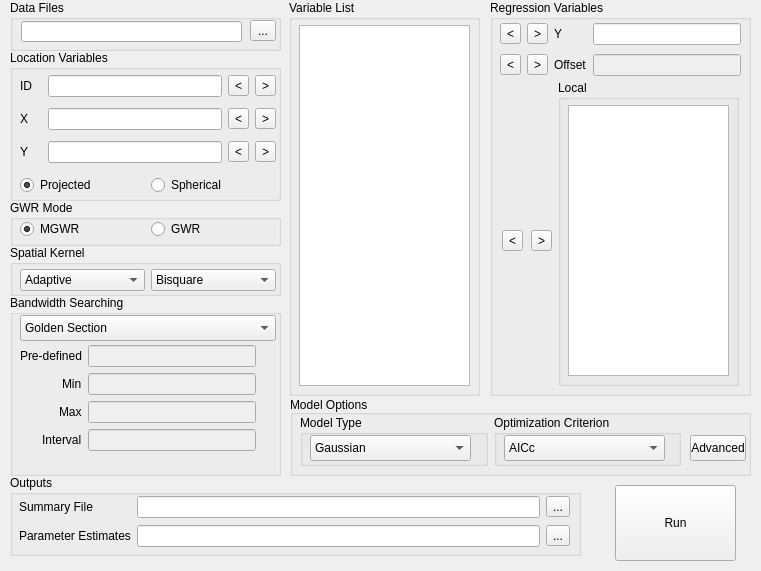
<?xml version="1.0" encoding="UTF-8"?>
<ui version="4.0">
 <class>Dialog</class>
 <widget class="QDialog" name="Dialog">
  <property name="geometry">
   <rect>
    <x>0</x>
    <y>0</y>
    <width>761</width>
    <height>571</height>
   </rect>
  </property>
  <property name="sizePolicy">
   <sizepolicy hsizetype="Fixed" vsizetype="Fixed">
    <horstretch>0</horstretch>
    <verstretch>0</verstretch>
   </sizepolicy>
  </property>
  <property name="maximumSize">
   <size>
    <width>764</width>
    <height>618</height>
   </size>
  </property>
  <property name="sizeIncrement">
   <size>
    <width>0</width>
    <height>0</height>
   </size>
  </property>
  <property name="windowTitle">
   <string>MGWR 1.0</string>
  </property>
  <property name="layoutDirection">
   <enum>Qt::LeftToRight</enum>
  </property>
  <property name="autoFillBackground">
   <bool>false</bool>
  </property>
  <widget class="QGroupBox" name="groupBox_2">
   <property name="geometry">
    <rect>
     <x>289</x>
     <y>0</y>
     <width>191</width>
     <height>396</height>
    </rect>
   </property>
   <property name="title">
    <string>Variable List</string>
   </property>
   <widget class="QListWidget" name="variableList">
    <property name="geometry">
     <rect>
      <x>10</x>
      <y>25</y>
      <width>171</width>
      <height>361</height>
     </rect>
    </property>
    <property name="focusPolicy">
     <enum>Qt::ClickFocus</enum>
    </property>
    <property name="frameShape">
     <enum>QFrame::StyledPanel</enum>
    </property>
    <property name="editTriggers">
     <set>QAbstractItemView::NoEditTriggers</set>
    </property>
    <property name="dragEnabled">
     <bool>false</bool>
    </property>
    <property name="dragDropMode">
     <enum>QAbstractItemView::NoDragDrop</enum>
    </property>
    <property name="selectionMode">
     <enum>QAbstractItemView::ExtendedSelection</enum>
    </property>
    <property name="resizeMode">
     <enum>QListView::Fixed</enum>
    </property>
   </widget>
  </widget>
  <widget class="QGroupBox" name="groupBox_6">
   <property name="geometry">
    <rect>
     <x>490</x>
     <y>0</y>
     <width>261</width>
     <height>396</height>
    </rect>
   </property>
   <property name="title">
    <string>Regression Variables</string>
   </property>
   <widget class="QWidget" name="gridLayoutWidget">
    <property name="geometry">
     <rect>
      <x>10</x>
      <y>20</y>
      <width>241</width>
      <height>61</height>
     </rect>
    </property>
    <layout class="QGridLayout" name="gridLayout">
     <item row="0" column="0">
      <widget class="QToolButton" name="removeY">
       <property name="text">
        <string>&lt;</string>
       </property>
      </widget>
     </item>
     <item row="1" column="2">
      <widget class="QLabel" name="label_5">
       <property name="text">
        <string>Offset</string>
       </property>
      </widget>
     </item>
     <item row="1" column="3">
      <widget class="QLineEdit" name="OffsetLabel">
       <property name="enabled">
        <bool>false</bool>
       </property>
       <property name="focusPolicy">
        <enum>Qt::ClickFocus</enum>
       </property>
      </widget>
     </item>
     <item row="0" column="1">
      <widget class="QToolButton" name="addY">
       <property name="text">
        <string>&gt;</string>
       </property>
      </widget>
     </item>
     <item row="0" column="3">
      <widget class="QLineEdit" name="responseLabel">
       <property name="focusPolicy">
        <enum>Qt::ClickFocus</enum>
       </property>
       <property name="readOnly">
        <bool>true</bool>
       </property>
      </widget>
     </item>
     <item row="1" column="1">
      <widget class="QToolButton" name="addOffset">
       <property name="text">
        <string>&gt;</string>
       </property>
      </widget>
     </item>
     <item row="0" column="2">
      <widget class="QLabel" name="label_4">
       <property name="text">
        <string>Y</string>
       </property>
      </widget>
     </item>
     <item row="1" column="0">
      <widget class="QToolButton" name="removeOffset">
       <property name="text">
        <string>&lt;</string>
       </property>
      </widget>
     </item>
    </layout>
   </widget>
   <widget class="QGroupBox" name="groupBox_3">
    <property name="geometry">
     <rect>
      <x>68</x>
      <y>80</y>
      <width>181</width>
      <height>306</height>
     </rect>
    </property>
    <property name="title">
     <string>Local</string>
    </property>
    <widget class="QListWidget" name="localList">
     <property name="geometry">
      <rect>
       <x>10</x>
       <y>25</y>
       <width>161</width>
       <height>271</height>
      </rect>
     </property>
     <property name="focusPolicy">
      <enum>Qt::ClickFocus</enum>
     </property>
     <property name="editTriggers">
      <set>QAbstractItemView::NoEditTriggers</set>
     </property>
     <property name="selectionMode">
      <enum>QAbstractItemView::ExtendedSelection</enum>
     </property>
    </widget>
   </widget>
   <widget class="QWidget" name="horizontalLayoutWidget_5">
    <property name="geometry">
     <rect>
      <x>10</x>
      <y>225</y>
      <width>56</width>
      <height>31</height>
     </rect>
    </property>
    <layout class="QHBoxLayout" name="horizontalLayout_5">
     <item>
      <widget class="QToolButton" name="removeLocal">
       <property name="text">
        <string>&lt;</string>
       </property>
      </widget>
     </item>
     <item>
      <widget class="QToolButton" name="addLocal">
       <property name="text">
        <string>&gt;</string>
       </property>
      </widget>
     </item>
    </layout>
   </widget>
  </widget>
  <widget class="QGroupBox" name="groupBox_7">
   <property name="geometry">
    <rect>
     <x>10</x>
     <y>200</y>
     <width>271</width>
     <height>46</height>
    </rect>
   </property>
   <property name="title">
    <string>GWR Mode</string>
   </property>
   <widget class="QWidget" name="horizontalLayoutWidget_2">
    <property name="geometry">
     <rect>
      <x>10</x>
      <y>20</y>
      <width>256</width>
      <height>18</height>
     </rect>
    </property>
    <layout class="QHBoxLayout" name="horizontalLayout_2">
     <item>
      <widget class="QRadioButton" name="isMGWRRBTN">
       <property name="text">
        <string>MGWR</string>
       </property>
       <property name="checked">
        <bool>true</bool>
       </property>
      </widget>
     </item>
     <item>
      <widget class="QRadioButton" name="isGWRRBTN">
       <property name="enabled">
        <bool>true</bool>
       </property>
       <property name="text">
        <string>GWR</string>
       </property>
       <property name="checkable">
        <bool>true</bool>
       </property>
       <property name="checked">
        <bool>false</bool>
       </property>
      </widget>
     </item>
    </layout>
   </widget>
  </widget>
  <widget class="QGroupBox" name="kernelDropdownGrou">
   <property name="geometry">
    <rect>
     <x>10</x>
     <y>245</y>
     <width>271</width>
     <height>51</height>
    </rect>
   </property>
   <property name="title">
    <string>Spatial Kernel</string>
   </property>
   <widget class="QWidget" name="horizontalLayoutWidget_3">
    <property name="geometry">
     <rect>
      <x>10</x>
      <y>20</y>
      <width>256</width>
      <height>31</height>
     </rect>
    </property>
    <layout class="QHBoxLayout" name="horizontalLayout_3">
     <item>
      <widget class="QComboBox" name="fixedBox">
       <item>
        <property name="text">
         <string>Adaptive</string>
        </property>
       </item>
       <item>
        <property name="text">
         <string>Fixed</string>
        </property>
       </item>
      </widget>
     </item>
     <item>
      <widget class="QComboBox" name="shapeBox">
       <item>
        <property name="text">
         <string>Bisquare</string>
        </property>
       </item>
       <item>
        <property name="text">
         <string>Gaussian</string>
        </property>
       </item>
       <item>
        <property name="text">
         <string>Exponential</string>
        </property>
       </item>
      </widget>
     </item>
    </layout>
   </widget>
  </widget>
  <widget class="QGroupBox" name="groupBox_9">
   <property name="geometry">
    <rect>
     <x>10</x>
     <y>295</y>
     <width>271</width>
     <height>181</height>
    </rect>
   </property>
   <property name="title">
    <string>Bandwidth Searching</string>
   </property>
   <widget class="QComboBox" name="bwDropdown">
    <property name="geometry">
     <rect>
      <x>10</x>
      <y>20</y>
      <width>256</width>
      <height>26</height>
     </rect>
    </property>
    <item>
     <property name="text">
      <string>Golden Section</string>
     </property>
    </item>
    <item>
     <property name="text">
      <string>Interval Search</string>
     </property>
    </item>
    <item>
     <property name="text">
      <string>Pre-defiend bandwidth</string>
     </property>
    </item>
   </widget>
   <widget class="QWidget" name="formLayoutWidget">
    <property name="geometry">
     <rect>
      <x>10</x>
      <y>50</y>
      <width>236</width>
      <height>126</height>
     </rect>
    </property>
    <layout class="QFormLayout" name="formLayout">
     <property name="labelAlignment">
      <set>Qt::AlignRight|Qt::AlignTrailing|Qt::AlignVCenter</set>
     </property>
     <property name="formAlignment">
      <set>Qt::AlignLeading|Qt::AlignLeft|Qt::AlignTop</set>
     </property>
     <item row="0" column="0">
      <widget class="QLabel" name="label_6">
       <property name="text">
        <string>Pre-defined</string>
       </property>
      </widget>
     </item>
     <item row="0" column="1">
      <widget class="QLineEdit" name="bwPreDefined">
       <property name="enabled">
        <bool>false</bool>
       </property>
      </widget>
     </item>
     <item row="1" column="1">
      <widget class="QLineEdit" name="bwMin">
       <property name="enabled">
        <bool>false</bool>
       </property>
      </widget>
     </item>
     <item row="2" column="1">
      <widget class="QLineEdit" name="bwMax">
       <property name="enabled">
        <bool>false</bool>
       </property>
      </widget>
     </item>
     <item row="3" column="1">
      <widget class="QLineEdit" name="bwInterval">
       <property name="enabled">
        <bool>false</bool>
       </property>
      </widget>
     </item>
     <item row="1" column="0">
      <widget class="QLabel" name="label_9">
       <property name="text">
        <string>Min</string>
       </property>
      </widget>
     </item>
     <item row="2" column="0">
      <widget class="QLabel" name="label_10">
       <property name="text">
        <string>Max</string>
       </property>
      </widget>
     </item>
     <item row="3" column="0">
      <widget class="QLabel" name="label_11">
       <property name="text">
        <string>Interval</string>
       </property>
      </widget>
     </item>
    </layout>
   </widget>
  </widget>
  <widget class="QGroupBox" name="groupBox_4">
   <property name="geometry">
    <rect>
     <x>10</x>
     <y>50</y>
     <width>271</width>
     <height>151</height>
    </rect>
   </property>
   <property name="title">
    <string>Location Variables</string>
   </property>
   <widget class="QWidget" name="horizontalLayoutWidget">
    <property name="geometry">
     <rect>
      <x>10</x>
      <y>125</y>
      <width>256</width>
      <height>21</height>
     </rect>
    </property>
    <layout class="QHBoxLayout" name="horizontalLayout">
     <item>
      <widget class="QRadioButton" name="isPrjCoorRBTN">
       <property name="text">
        <string>Projected</string>
       </property>
       <property name="checked">
        <bool>true</bool>
       </property>
      </widget>
     </item>
     <item>
      <widget class="QRadioButton" name="isSphCoorRBTN">
       <property name="text">
        <string>Spherical</string>
       </property>
      </widget>
     </item>
    </layout>
   </widget>
   <widget class="QWidget" name="gridLayoutWidget_4">
    <property name="geometry">
     <rect>
      <x>10</x>
      <y>20</y>
      <width>256</width>
      <height>101</height>
     </rect>
    </property>
    <layout class="QGridLayout" name="gridLayout_4">
     <item row="2" column="3">
      <widget class="QToolButton" name="removeYCoor">
       <property name="text">
        <string>&gt;</string>
       </property>
      </widget>
     </item>
     <item row="0" column="2">
      <widget class="QToolButton" name="addID">
       <property name="text">
        <string>&lt;</string>
       </property>
      </widget>
     </item>
     <item row="2" column="0">
      <widget class="QLabel" name="label_Y">
       <property name="minimumSize">
        <size>
         <width>20</width>
         <height>0</height>
        </size>
       </property>
       <property name="text">
        <string>Y    </string>
       </property>
      </widget>
     </item>
     <item row="0" column="0">
      <widget class="QLabel" name="label">
       <property name="text">
        <string>ID</string>
       </property>
      </widget>
     </item>
     <item row="0" column="1">
      <widget class="QLineEdit" name="idLabel">
       <property name="text">
        <string/>
       </property>
       <property name="dragEnabled">
        <bool>true</bool>
       </property>
       <property name="readOnly">
        <bool>true</bool>
       </property>
      </widget>
     </item>
     <item row="1" column="0">
      <widget class="QLabel" name="label_X">
       <property name="minimumSize">
        <size>
         <width>20</width>
         <height>0</height>
        </size>
       </property>
       <property name="text">
        <string>X    </string>
       </property>
      </widget>
     </item>
     <item row="2" column="1">
      <widget class="QLineEdit" name="yCoorLabel">
       <property name="readOnly">
        <bool>true</bool>
       </property>
      </widget>
     </item>
     <item row="1" column="2">
      <widget class="QToolButton" name="addXCoor">
       <property name="text">
        <string>&lt;</string>
       </property>
      </widget>
     </item>
     <item row="1" column="3">
      <widget class="QToolButton" name="removeXCoor">
       <property name="text">
        <string>&gt;</string>
       </property>
      </widget>
     </item>
     <item row="2" column="2">
      <widget class="QToolButton" name="addYCoor">
       <property name="text">
        <string>&lt;</string>
       </property>
      </widget>
     </item>
     <item row="1" column="1">
      <widget class="QLineEdit" name="xCoorLabel">
       <property name="readOnly">
        <bool>true</bool>
       </property>
      </widget>
     </item>
     <item row="0" column="3">
      <widget class="QToolButton" name="removeID">
       <property name="text">
        <string>&gt;</string>
       </property>
      </widget>
     </item>
    </layout>
   </widget>
  </widget>
  <widget class="QGroupBox" name="groupBox">
   <property name="geometry">
    <rect>
     <x>10</x>
     <y>0</y>
     <width>271</width>
     <height>51</height>
    </rect>
   </property>
   <property name="title">
    <string>Data Files</string>
   </property>
   <widget class="QToolButton" name="openDataBTN">
    <property name="geometry">
     <rect>
      <x>240</x>
      <y>20</y>
      <width>26</width>
      <height>21</height>
     </rect>
    </property>
    <property name="text">
     <string>...</string>
    </property>
    <property name="toolButtonStyle">
     <enum>Qt::ToolButtonIconOnly</enum>
    </property>
   </widget>
   <widget class="QLineEdit" name="openDataPath">
    <property name="geometry">
     <rect>
      <x>11</x>
      <y>21</y>
      <width>221</width>
      <height>21</height>
     </rect>
    </property>
   </widget>
  </widget>
  <widget class="QGroupBox" name="groupBox_10">
   <property name="geometry">
    <rect>
     <x>290</x>
     <y>395</y>
     <width>461</width>
     <height>81</height>
    </rect>
   </property>
   <property name="title">
    <string>Model Options</string>
   </property>
   <property name="alignment">
    <set>Qt::AlignBottom|Qt::AlignLeading|Qt::AlignLeft</set>
   </property>
   <widget class="QWidget" name="gridLayoutWidget_5">
    <property name="geometry">
     <rect>
      <x>10</x>
      <y>20</y>
      <width>381</width>
      <height>51</height>
     </rect>
    </property>
    <layout class="QGridLayout" name="gridLayout_5">
     <item row="0" column="2">
      <widget class="QGroupBox" name="groupBox_11">
       <property name="title">
        <string>Optimization Criterion</string>
       </property>
       <widget class="QComboBox" name="optimCriDropdown">
        <property name="geometry">
         <rect>
          <x>10</x>
          <y>20</y>
          <width>161</width>
          <height>26</height>
         </rect>
        </property>
        <item>
         <property name="text">
          <string>AICc</string>
         </property>
        </item>
        <item>
         <property name="text">
          <string>AIC</string>
         </property>
        </item>
        <item>
         <property name="text">
          <string>BIC</string>
         </property>
        </item>
        <item>
         <property name="text">
          <string>CV</string>
         </property>
        </item>
       </widget>
      </widget>
     </item>
     <item row="0" column="1">
      <widget class="QGroupBox" name="groupBox_12">
       <property name="title">
        <string>Model Type</string>
       </property>
       <widget class="QComboBox" name="modelTypeDropdown">
        <property name="geometry">
         <rect>
          <x>10</x>
          <y>20</y>
          <width>161</width>
          <height>26</height>
         </rect>
        </property>
        <item>
         <property name="text">
          <string>Gaussian</string>
         </property>
        </item>
       </widget>
      </widget>
     </item>
    </layout>
   </widget>
   <widget class="QToolButton" name="advancedBTN">
    <property name="geometry">
     <rect>
      <x>400</x>
      <y>40</y>
      <width>56</width>
      <height>26</height>
     </rect>
    </property>
    <property name="text">
     <string>Advanced</string>
    </property>
   </widget>
  </widget>
  <widget class="QPushButton" name="runBTN">
   <property name="geometry">
    <rect>
     <x>615</x>
     <y>485</y>
     <width>121</width>
     <height>76</height>
    </rect>
   </property>
   <property name="focusPolicy">
    <enum>Qt::NoFocus</enum>
   </property>
   <property name="text">
    <string>Run</string>
   </property>
  </widget>
  <widget class="QGroupBox" name="groupBox_13">
   <property name="geometry">
    <rect>
     <x>10</x>
     <y>475</y>
     <width>571</width>
     <height>81</height>
    </rect>
   </property>
   <property name="title">
    <string>Outputs</string>
   </property>
   <widget class="QWidget" name="gridLayoutWidget_2">
    <property name="geometry">
     <rect>
      <x>9</x>
      <y>20</y>
      <width>551</width>
      <height>54</height>
     </rect>
    </property>
    <layout class="QGridLayout" name="gridLayout_2">
     <item row="1" column="2">
      <widget class="QToolButton" name="saveBetasBTN">
       <property name="text">
        <string>...</string>
       </property>
      </widget>
     </item>
     <item row="0" column="2">
      <widget class="QToolButton" name="saveSumBTN">
       <property name="text">
        <string>...</string>
       </property>
      </widget>
     </item>
     <item row="1" column="1">
      <widget class="QLineEdit" name="betaFileSavePath"/>
     </item>
     <item row="0" column="1">
      <widget class="QLineEdit" name="sumFileSavePath">
       <property name="readOnly">
        <bool>true</bool>
       </property>
      </widget>
     </item>
     <item row="0" column="0">
      <widget class="QLabel" name="label_7">
       <property name="text">
        <string>Summary File</string>
       </property>
      </widget>
     </item>
     <item row="1" column="0">
      <widget class="QLabel" name="label_8">
       <property name="text">
        <string>Parameter Estimates</string>
       </property>
      </widget>
     </item>
    </layout>
   </widget>
  </widget>
 </widget>
 <resources/>
 <connections/>
 <designerdata>
  <property name="gridDeltaX">
   <number>5</number>
  </property>
  <property name="gridDeltaY">
   <number>5</number>
  </property>
  <property name="gridSnapX">
   <bool>true</bool>
  </property>
  <property name="gridSnapY">
   <bool>true</bool>
  </property>
  <property name="gridVisible">
   <bool>true</bool>
  </property>
 </designerdata>
</ui>
